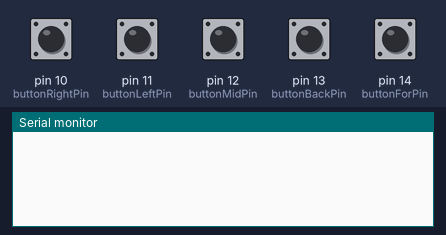
Bench run of a sketch on a simulated Arduino Uno, built with avr-gcc and run on an emulated ATmega328P. Shown: the last lines printed to the serial monitor. The test bench sets the inputs (shaded band); at power-on: pin 10 (buttonRightPin), pin 11 (buttonLeftPin), pin 12 (buttonMidPin), pin 13 (buttonBackPin), pin 14 (buttonForPin) LOW.

Above: at 1.2 s.
1.3 s: pin 10 (buttonRightPin) pulled HIGH for 0.15 s
At 2.6 s:
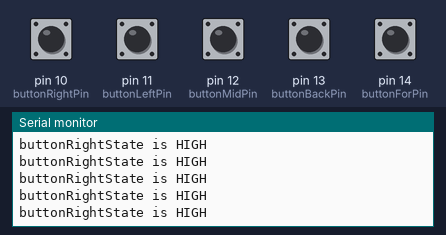
2.9 s: pin 11 (buttonLeftPin) pulled HIGH for 0.15 s
At 3.8 s:
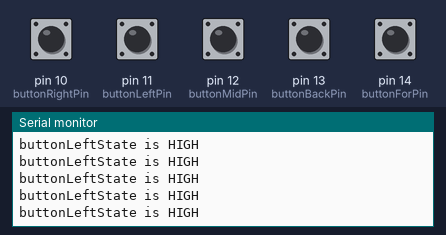
4.5 s: pin 12 (buttonMidPin) pulled HIGH for 0.15 s
At 5.8 s:
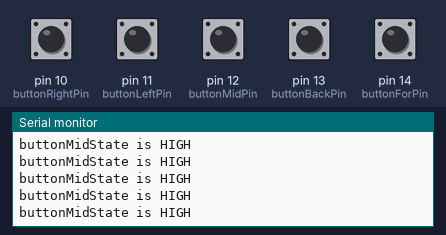
6.1 s: pin 13 (buttonBackPin) pulled HIGH for 0.15 s
At 7.4 s:
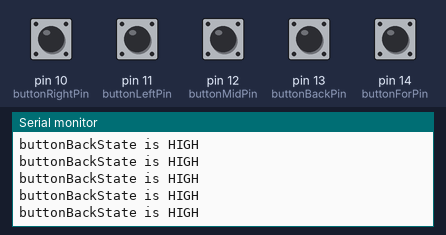
7.7 s: pin 14 (buttonForPin) pulled HIGH for 0.15 s
At 8.3 s:
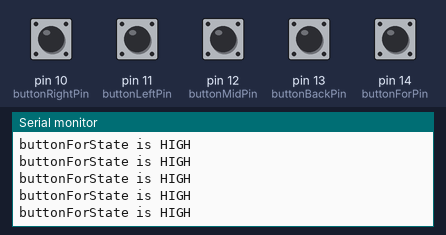
9.3 s: pin 10 (buttonRightPin) driven HIGH and pin 11 (buttonLeftPin) driven HIGH
At 10.2 s:
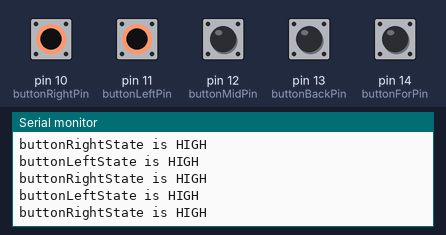

The sketch:

simpleButton.ino
```cpp
const int buttonLeftPin = 11;
const int buttonRightPin = 10;
const int buttonMidPin = 12;
const int buttonForPin = 14;
const int buttonBackPin = 13;

int buttonLeftState = 0;
int buttonRightState = 0;
int buttonMidState = 0;
int buttonForState = 0;
int buttonBackState = 0;


void setup() {
  // put your setup code here, to run once:
  pinMode(buttonLeftPin, INPUT);
  pinMode(buttonRightPin, INPUT);
  pinMode(buttonMidPin, INPUT);
  pinMode(buttonForPin, INPUT);
  pinMode(buttonBackPin, INPUT);
  Serial.begin(9600);
}

void loop() {
  // put your main code here, to run repeatedly:
  buttonLeftState = digitalRead(buttonLeftPin);
  buttonRightState = digitalRead(buttonRightPin);
  buttonMidState = digitalRead(buttonMidPin);
  buttonForState = digitalRead(buttonForPin);
  buttonBackState = digitalRead(buttonBackPin);

  if(buttonLeftState == HIGH){
    Serial.println("buttonLeftState is HIGH");
  }
  if(buttonRightState == HIGH){
    Serial.println("buttonRightState is HIGH");
  }
  if(buttonMidState == HIGH){
    Serial.println("buttonMidState is HIGH");
  }
  if(buttonForState == HIGH){
    Serial.println("buttonForState is HIGH");
  }
  if(buttonBackState == HIGH){
    Serial.println("buttonBackState is HIGH");
  }
}
```

Measured:
- after the input at 1.3 s, the serial monitor: prints a new line at once (image 1)
- after the input at 2.9 s, the serial monitor: prints a new line at once (image 2)
- after the input at 4.5 s, the serial monitor: prints a new line at once (image 3)
- after the input at 6.1 s, the serial monitor: prints a new line at once (image 4)
- after the input at 7.7 s, the serial monitor: prints a new line at once (image 5)
- after the input at 9.3 s, the serial monitor: prints a new line at once (image 6)
